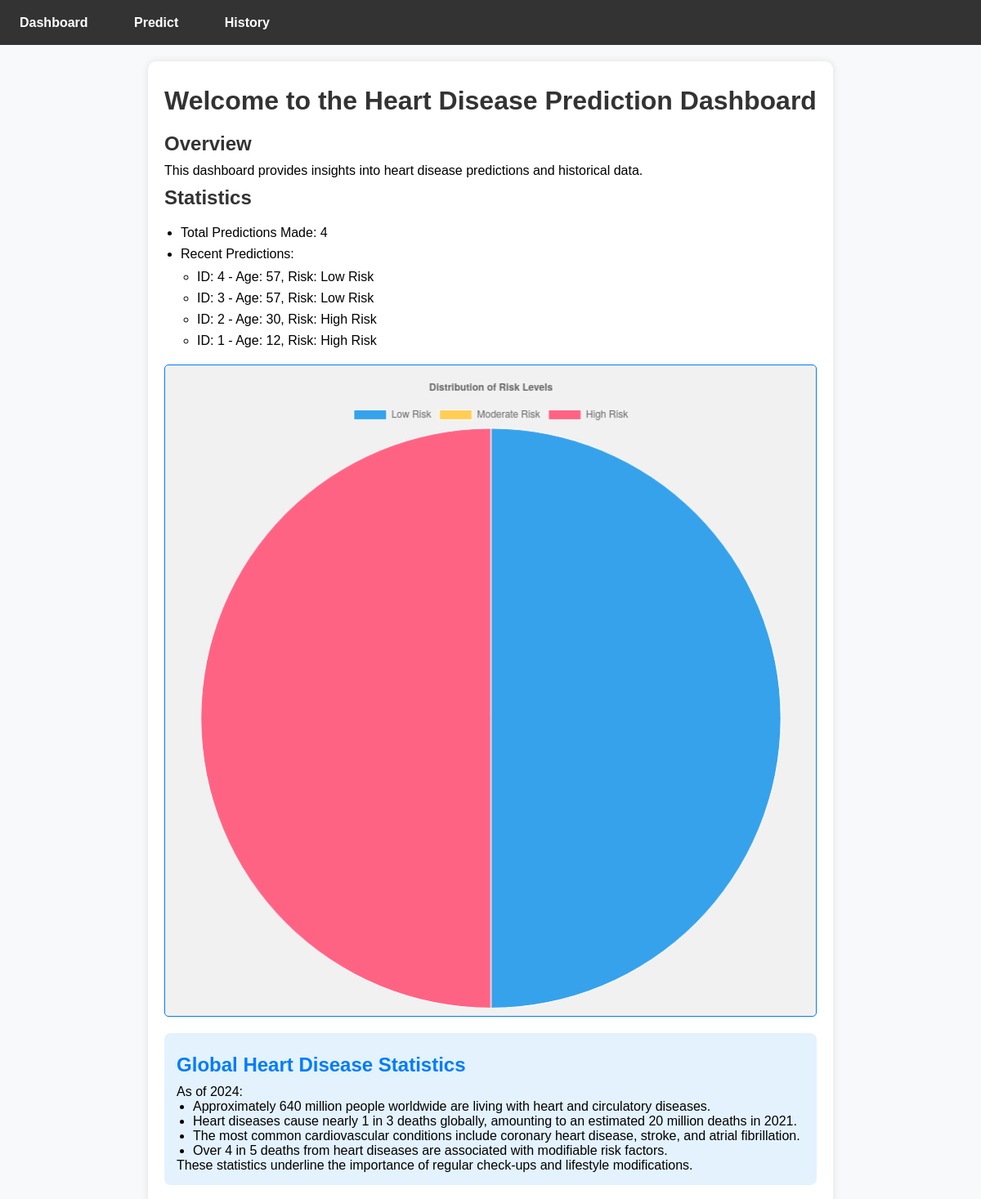
Page /dashboard (upper part) on the earlier database version.
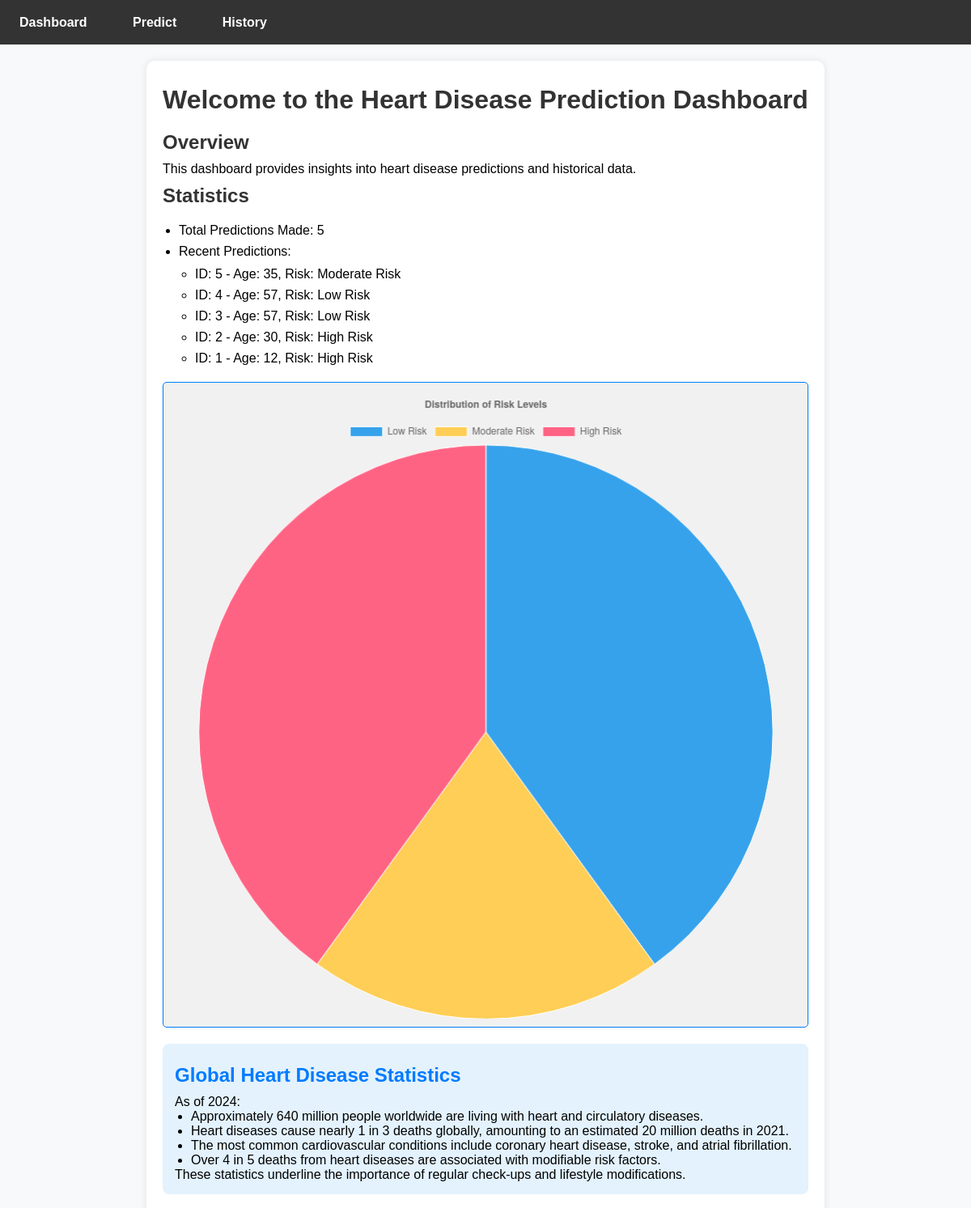
Same page on the later database version.
### app.py (models this page shows, shortened)
class Prediction(db.Model):
    id = db.Column(db.Integer, primary_key=True)
    age = db.Column(db.Integer)
    chol = db.Column(db.Integer)
    trestbps = db.Column(db.Integer)
    thalach = db.Column(db.Integer)
    oldpeak = db.Column(db.Float)
    ca = db.Column(db.Integer)
    cp = db.Column(db.Integer)  # Ensure this line exists
    fbs = db.Column(db.Integer)
    restecg = db.Column(db.Integer)
    exang = db.Column(db.Integer)
    slope = db.Column(db.Integer)
    thal = db.Column(db.Integer)
    result = db.Column(db.String)

### app.py (the view)
@app.route('/dashboard')
def dashboard():
    total_predictions = Prediction.query.count()
    recent_predictions = Prediction.query.order_by(Prediction.id.desc()).limit(5).all()
    low_risk_count = Prediction.query.filter(Prediction.result == 'Low Risk').count()
    moderate_risk_count = Prediction.query.filter(Prediction.result == 'Moderate Risk').count()
    high_risk_count = Prediction.query.filter(Prediction.result == 'High Risk').count()
    return render_template('dashboard.html',
                           total_predictions=total_predictions,
                           recent_predictions=recent_predictions,
                           low_risk_count=low_risk_count,
                           moderate_risk_count=moderate_risk_count,
                           high_risk_count=high_risk_count)

### templates/dashboard.html (shortened to what this page needs)
<!DOCTYPE html>
<html lang="en">
<head>
    <link rel="stylesheet" href="{{ url_for('static', filename='styles.css') }}">
</head>
<body>
    <nav class="main-navbar">
        <ul>
            <li><a href="{{ url_for('dashboard') }}">Dashboard</a></li>
            <li><a href="{{ url_for('predict') }}">Predict</a></li>
            <li><a href="{{ url_for('history') }}">History</a></li>
        </ul>
    </nav>
    <div class="content">
        <h1>Welcome to the Heart Disease Prediction Dashboard</h1>
        <section class="overview">
            <h2>Overview</h2>
            <p>This dashboard provides insights into heart disease predictions and historical data.</p>
        </section>
        <section class="statistics">
            <h2>Statistics</h2>
            <ul>
                <li>Total Predictions Made: {{ total_predictions }}</li>
                <li>Recent Predictions:</li>
                <ul>
                    {% for prediction in recent_predictions %}
                    <li>ID: {{ prediction.id }} - Age: {{ prediction.age }}, Risk: {{ prediction.result }}</li>
                    {% endfor %}
                </ul>
            </ul>
        </section>
        <section class="chart-container">
            <canvas id="riskDistributionChart"></canvas>
        </section>
        <section class="global-statistics">
            <h2>Global Heart Disease Statistics</h2>
            <p>As of 2024:</p>
            <ul>
                <li>Approximately 640 million people worldwide are living with heart and circulatory diseases.</li>
                <li>Heart diseases cause nearly 1 in 3 deaths globally, amounting to an estimated 20 million deaths in 2021.</li>
                <li>The most common cardiovascular conditions include coronary heart disease, stroke, and atrial fibrillation.</li>
                <li>Over 4 in 5 deaths from heart diseases are associated with modifiable risk factors.</li>
            </ul>
            <p>These statistics underline the importance of regular check-ups and lifestyle modifications.</p>
        </section>
    </div>
    <script>
        // Your Chart.js code here
        const riskData = {
            labels: ['Low Risk', 'Moderate Risk', 'High Risk'],
            datasets: [{
                label: 'Risk Level Distribution',
                data: [{{ low_risk_count }}, {{ moderate_risk_count }}, {{ high_risk_count }}],
                backgroundColor: ['#36a2eb', '#ffce56', '#ff6384'],
                borderColor: '#fff',
                borderWidth: 1
            }]
        };
        const config = {
            type: 'pie',
            data: riskData,
            options: {
                responsive: true,
                plugins: {
                    legend: {
                        position: 'top',
                    },
                    title: {
                        display: true,
                        text: 'Distribution of Risk Levels'
                    }
                }
            },
        };
        const riskDistributionChart = new Chart(
            document.getElementById('riskDistributionChart'),
            config
        );
    </script>
</body>
</html>

Differences in the rows shown:
added Prediction: id "5", age "35", result "Moderate Risk"
Other differences:
{{ total_predictions }}: "4" → "5"
chart data {{ moderate_risk_count }}: 0 → 1
